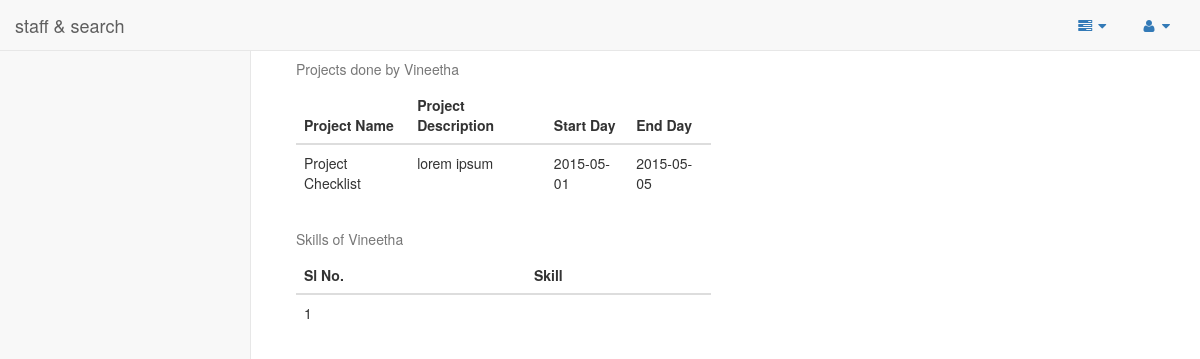
/admin/show_employee_details.php?id=15, run on the app's committed database.
### tables this page shows
CREATE TABLE IF NOT EXISTS `developers` (
`dev_id` int(11) NOT NULL,
  `name` varchar(20) NOT NULL,
  `github_profile` text NOT NULL,
  `tech` text NOT NULL
);

CREATE TABLE IF NOT EXISTS `projects` (
`project_id` int(11) NOT NULL,
  `name` varchar(50) NOT NULL,
  `start_day` date NOT NULL,
  `end_day` date NOT NULL,
  `description` text NOT NULL,
  `tech` text NOT NULL
);

### admin/show_employee_details.php (the view, shortened to what this page needs)
<?php
    include("header.php");
    $dev_id = $_GET['id'];
?>
<body>
    <div id="wrapper">
       <?php
        include 'side_and_menu.php';
       ?>
       <?php
       $query = "SELECT * from projects where project_id in (select project_id from developer_project_map where dev_id = '".$dev_id."')";
       $result = mysql_query($query);
       $skills = mysql_query("SELECT tech from developers where dev_id ='".$dev_id."'");
       ?>
    <div id="page-wrapper">
        <div class="col-md-6">
            <table class="table">
              <caption>Projects done by <?php $name = mysql_fetch_assoc( mysql_query("SELECT name FROM developers where dev_id = '".$dev_id."'"));echo $name["name"];?></caption>
              <thead>
                <tr>
                  <th>Project Name</th>
                  <th>Project Description</th>
                  <th>Start Day</th>
                  <th>End Day</th>
                </tr>
              </thead>
              <tbody>
                <?php
                while ($row = mysql_fetch_array($result)) {
                  echo "<tr>
                  <td>".$row['name']."</td>
                  <td>".$row['description']."</td>
                  <td>".$row['start_day']."</td>
                  <td>".$row['end_day']."</td>
                </tr>";
                }
                ?>
              </tbody>
            </table>
            <table class="table">
              <caption>Skills of <?php $name = mysql_fetch_assoc( mysql_query("SELECT name FROM developers where dev_id = '".$dev_id."'"));echo $name["name"];?></caption>
              <thead>
                <tr>
                  <th>Sl No.</th>
                  <th>Skill</th>
                </tr>
              </thead>
              <tbody>
                <?php
                $count = 1;
                $row = mysql_fetch_array($skills);
                $individual_skill = explode(",",$row['tech']);
                for($i=0;$i<count($individual_skill);$i++) {
                  echo "<tr>
                  <td>".$count++."</td>
                  <td>".$individual_skill[$i]."</td>
                </tr>";
                }
                ?>
              </tbody>
            </table>
        </div>
    </div>
    </div>
</body>
</html>

### data on the page
developers: name "Vineetha"
projects: name "Project Checklist", description "lorem ipsum", start_day "2015-05-01", end_day "2015-05-05"
